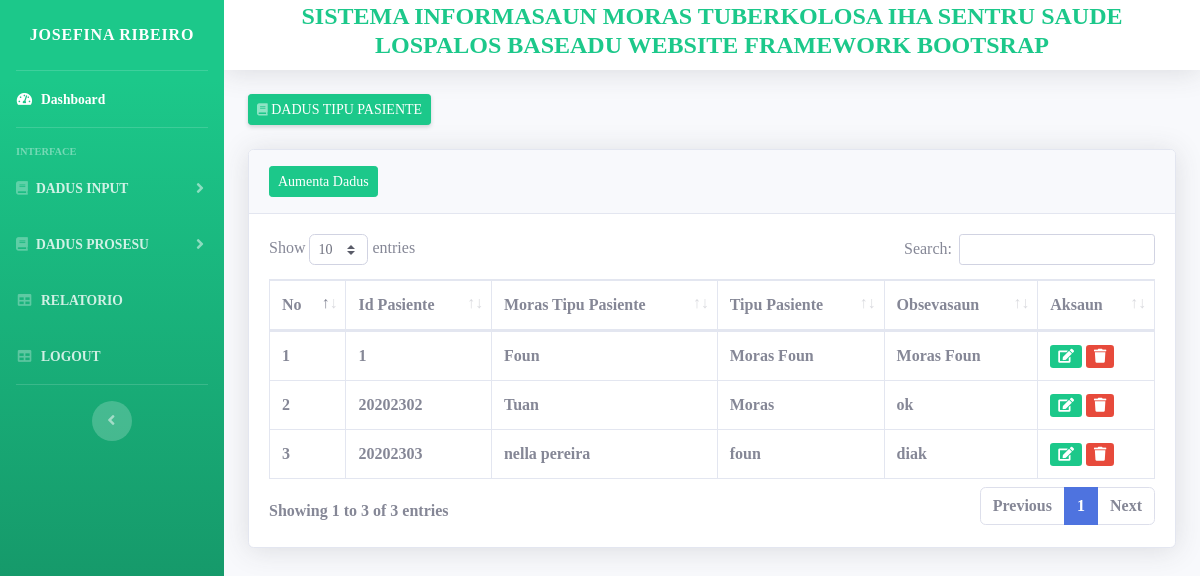
Page /?page=tpasiente (signed in) on the committed database.
### tables this page shows
CREATE TABLE `tb_tipu_pasiente` (
  `id_tipu_pasiente` int(11) NOT NULL,
  `moras_tipu_pasiente` char(50) NOT NULL,
  `tipu_pasiente` char(50) NOT NULL,
  `obs_tipu_pasiente` char(250) NOT NULL
);

### config/function.php (called while the page is built, shortened)
<?php
function mq($sql){
	global $conn;
	return $mq = mysqli_query($conn, $sql);
}
function mfa($qName){
	return $mfa = mysqli_fetch_array($qName);
}
?>

### database/master/tpasiente/index.php (the view)
<div class="col-md-12">
	<div class="card shadow mb-4">
		<div class="card-header py-3">
			<a href="?page=aumentaTPasiente" class="btn btn-success btn-sm">Aumenta Dadus</a>
		</div>
		<div class="card-body">
			<div class="table-responsive">
				<table class="table table-bordered" id="dataTable" width="100%" cellspacing="0">
					<thead>
						<tr>
							<th>No</th>
							<th>Id Pasiente</th>
							<th>Moras Tipu Pasiente</th>
							<th>Tipu Pasiente</th>
							<th>Obsevasaun</th>
							<th>Aksaun</th>
						</tr>
					</thead>
					<tbody>
						<?php
						$query = mq("SELECT * FROM tb_tipu_pasiente");
						$no = 1;
						while ($data = mfa($query)) {
							?>
							<tr>
								<td><?= $no++; ?></td>
								<td><?= $data['id_tipu_pasiente'] ?></td>
								<td><?= $data['moras_tipu_pasiente'] ?></td>
								<td><?= $data['tipu_pasiente'] ?></td>
								<td><?= $data['obs_tipu_pasiente'] ?></td>
								<td>
									<a href="?page=hadiaTPasiente&id=<?= $data['id_tipu_pasiente'] ?>" class="bg-success text-white btn-sm"><i class="menu-icon fa fa-edit"></i></a>
									<a href="?page=hamosTPasiente&id=<?= $data['id_tipu_pasiente'] ?>" class="bg-danger text-white btn-sm" onclick="return confirm('Tebes atu hamos <?= $data['tipu_pasiente']; ?>');"><i class="menu-icon fa fa-trash"></i></a>
								</td>
							</tr>
						<?php } ?>
					</tbody>
				</table>
			</div>
		</div>
	</div>
</div>

### template/sidebar.php (shortened to what this page needs)
<ul class="navbar-nav bg-gradient-success sidebar sidebar-dark accordion" id="accordionSidebar">
           <a class="sidebar-brand d-flex align-items-center justify-content-center" href="?page=dashboard">
               <div class="sidebar-brand-text "><?= $dataAdmin['nrn_admin'] ?></div>
           </a>
           <hr class="sidebar-divider my-0">
           <li class="nav-item active">
               <a class="nav-link" href="?page=dashboard">
                   <i class="fas fa-fw fa-tachometer-alt"></i>
                   <span>Dashboard</span></a>
           </li>
           <hr class="sidebar-divider">
           <div class="sidebar-heading">
               Interface
           </div>
           <li class="nav-item">
               <a class="nav-link collapsed" href="#" data-toggle="collapse" data-target="#collapseTwo"
                   aria-expanded="true" aria-controls="collapseTwo">
                   <i class="fas fa-book"></i>
                   <span>DADUS INPUT</span>
               </a>
           </li>
           <li class="nav-item">
               <a class="nav-link collapsed" href="#" data-toggle="collapse" data-target="#collapseOne"
                   aria-expanded="true" aria-controls="collapseOne">
                   <i class="fas fa-book"></i>
                   <span>DADUS PROSESU</span>
               </a>
           </li>
           <li class="nav-item">
               <a class="nav-link" href="?page=relatorio">
                   <i class="fas fa-fw fa-table"></i>
                   <span>RELATORIO</span></a>
           </li>
           <li class="nav-item">
               <a class="nav-link" href="logs/logout.php">
                   <i class="fas fa-fw fa-table"></i>
                   <span>LOGOUT</span></a>
           </li>
           <hr class="sidebar-divider d-none d-md-block">
           <div class="text-center d-none d-md-inline">
               <button class="rounded-circle border-0" id="sidebarToggle"></button>
           </div>
       </ul>

### template/header.php (style rules this page uses)
* { font-family: MV Boli; font-weight: bold; }

### rows in the picture
tb_tipu_pasiente: id_tipu_pasiente "1", moras_tipu_pasiente "Foun", tipu_pasiente "Moras Foun", obs_tipu_pasiente "Moras Foun"
tb_tipu_pasiente: id_tipu_pasiente "20202302", moras_tipu_pasiente "Tuan", tipu_pasiente "Moras", obs_tipu_pasiente "ok"
tb_tipu_pasiente: id_tipu_pasiente "20202303", moras_tipu_pasiente "nella pereira", tipu_pasiente "foun", obs_tipu_pasiente "diak"

### other values in the picture
$dataAdmin['nrn_admin'] "JOSEFINA RIBEIRO"
$title "DADUS TIPU PASIENTE"
